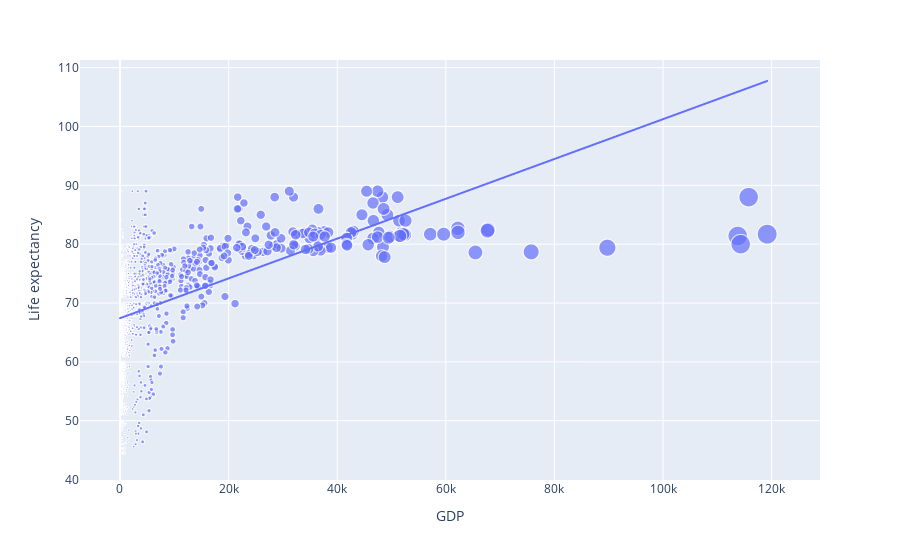

Source (notebook cell):
### Code cell
#LINEAR REGRESSION - 'GDP' X 'Life expectancy' -----Weak Correlation-----

fig = px.scatter(data_frame = data, x = 'GDP', y = 'Life expectancy', size = 'GDP' , trendline = 'ols')
fig.show()

### Figure 1 — Plotly figure (JSON) as saved in the notebook; plotly's stock layout.template omitted (floating-point values rounded to 4 significant figures; data arrays with more than 128 entries replaced by an {"elided": "..."} marker saying what was removed)
{"data": [{"hovertemplate": "GDP=%{marker.size}<br>Life expectancy=%{y}<extra></extra>", "legendgroup": "", "marker": {"color": "#636efa", "size": {"elided": "1649 float values"}, "sizemode": "area", "sizeref": 297.9, "symbol": "circle"}, "mode": "markers", "name": "", "showlegend": false, "type": "scattergl", "x": {"elided": "1649 float values"}, "xaxis": "x", "y": {"elided": "1649 float values"}, "yaxis": "y"}, {"hovertemplate": "<b>OLS trendline</b><br>Life expectancy = 0.000338295 * GDP + 67.4193<br>R<sup>2</sup>=0.194765<br><br>GDP=%{x}<br>Life expectancy=%{y} <b>(trend)</b><extra></extra>", "legendgroup": "", "marker": {"color": "#636efa", "symbol": "circle"}, "mode": "lines", "name": "", "showlegend": false, "type": "scattergl", "x": {"elided": "1649 float values"}, "xaxis": "x", "y": {"elided": "1649 float values"}, "yaxis": "y"}], "layout": {"autosize": true, "legend": {"itemsizing": "constant", "tracegroupgap": 0}, "margin": {"t": 60}, "xaxis": {"anchor": "y", "autorange": true, "domain": [0, 1], "range": [-7201.0, 128200.0], "title": {"text": "GDP"}, "type": "linear"}, "yaxis": {"anchor": "x", "autorange": true, "domain": [0, 1], "range": [39.42, 111.3], "title": {"text": "Life expectancy"}, "type": "linear"}}}
